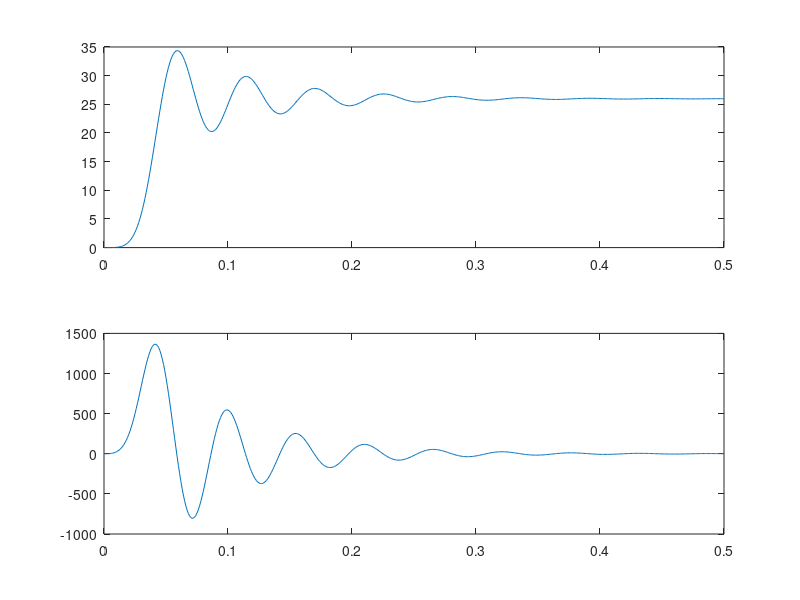

Write MATLAB code to recreate this figure.
%%-------------------------------------------------------------------------
% biomechanical_model.m
% Author: Akira Nagamori
% Descriptions: Biomechanical model described in Fink et al. (2014)
% x = [theta; ... % Joint angle
%     theta_dot;... % Angular velocity
%     T_e;... Extensor torque
%     T_e_dot;... First derivative of extensor torque
%     T_f;... Flexor torque
%     T_f_dot]; First derivative of flexor torque
% u = [I_e;... Input to extensor 
%     I_f]; Input to flexor 
% A = state matrix 
% A1 = delay matrix for sensory feedback 
% B = input matrix
%%-------------------------------------------------------------------------

close all
clear all
clc
% simulation paarmaters 
Fs = 1000; % sampling rate
time = 0:1/Fs:0.5; % time vector [sec]

% model parameters 
k = 0.5; % damping coefficient 
tau_m = 9.6/1000; % time constant
h = 1; % feedback gain (1.6 as f_c with no delay)
t_delay = 0*Fs/1000+1;% feedback delay

x = [0; ...
    0;...
    0;...
    0;...
    0;...
    0];
A = [0 1 0 0 0 0; ...
    0 -k/tau_m 1/tau_m^2 0 -1/tau_m^2 0;...
    0 0 0 1 0 0;...
    0 0 -1/tau_m^2 -2/tau_m 0 0;...
    0 0 0 0 0 1;...
    0 0 0 0 -1/tau_m^2 -2/tau_m];

A1 = [0 0 0 0 0 0; ...
    0 0 0 0 0 0;...
    0 0 0 0 0 0;...
    0 -h/tau_m 0 0 0 0;...
    0 0 0 0 0 0;...
    0 h/tau_m 0 0 0 0];

B = [0 0;...
    0 0;...
    0 0;...
    1/tau_m^2 0;...
    0 0;...
    0 1/tau_m^2];

% define input
u = [0;0];
I_e = 25*exp(-(time-0.025).^2/(2*0.01^2));
I_f = zeros(1,length(time));

% variables to store data
x_mat = zeros(length(x),length(time));
x_mat(:,1) = x;

% Simulate model output
tic
for t = 1:length(time)
    u(1) = I_e(t);
    u(2) = I_f(t);
    if t > t_delay
        x_dot = A*x +A1*x_mat(:,t-t_delay) + B*u;
    else
        x_dot = A*x +B*u;
    end
    x = x_dot*1/Fs+x;
    
    x_mat(:,t) = x;
end
toc

% Plot output
figure(1)
subplot(2,1,1)
plot(time,x_mat(1,:))
hold on 
subplot(2,1,2)
plot(time,x_mat(2,:))
hold on